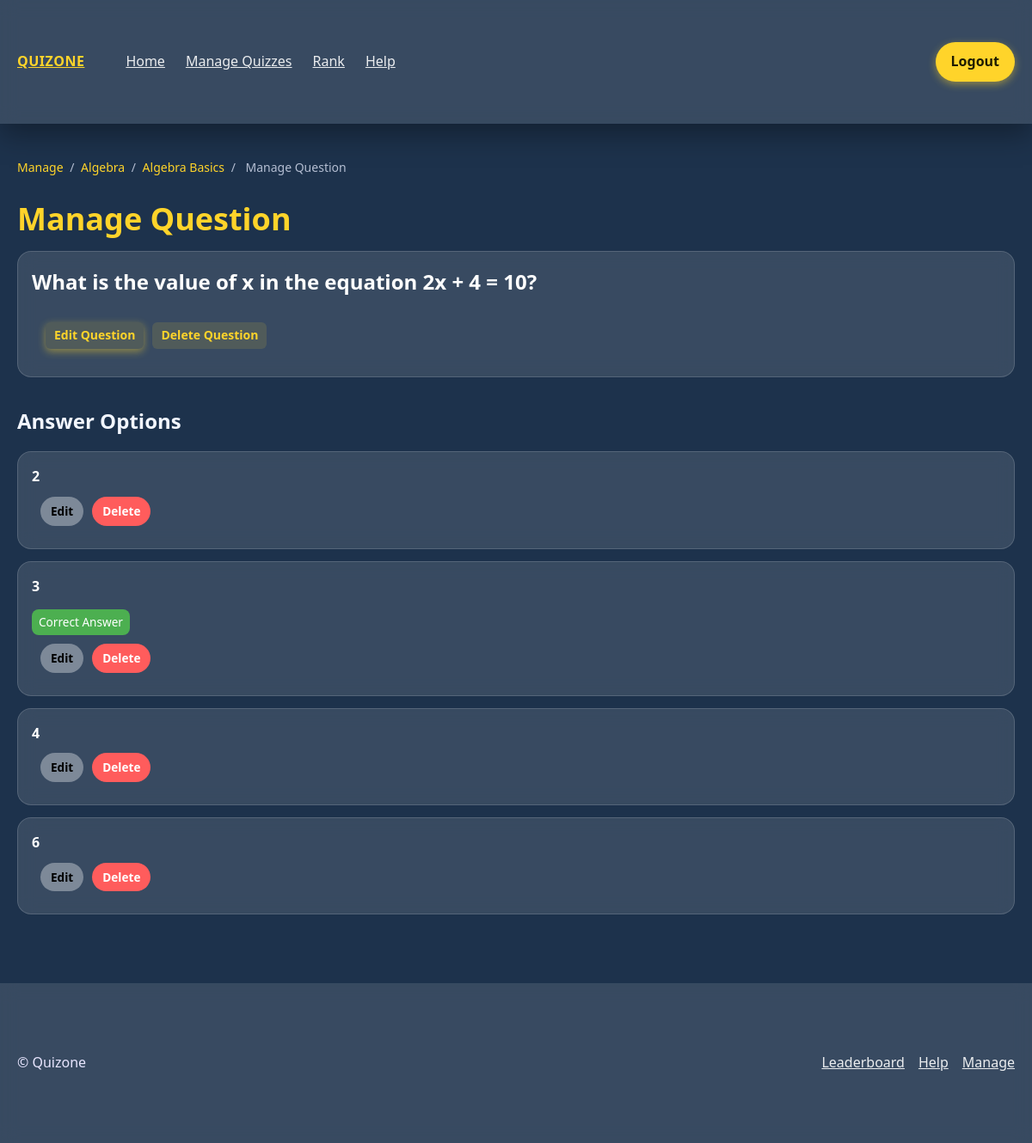
The app's page /?route=manage_question&question_id=1 (signed in) with its own data.
### tables this page shows
CREATE TABLE subjects (
  id INT AUTO_INCREMENT PRIMARY KEY,
  category_id INT NOT NULL,
  title VARCHAR(250) NOT NULL,
  subject_details TEXT,
  sort_order INT DEFAULT 0,
  FOREIGN KEY (category_id) REFERENCES subject_categories(id) ON DELETE CASCADE
);

CREATE TABLE quizzes (
  id INT AUTO_INCREMENT PRIMARY KEY,
  subject_id INT NOT NULL,
  title VARCHAR(250) NOT NULL,
  explanation TEXT,
  difficulty ENUM('Beginner','Intermediate','Advanced','Mixed') DEFAULT 'Mixed',
  sort_order INT DEFAULT 0,
  FOREIGN KEY (subject_id) REFERENCES subjects(id) ON DELETE CASCADE
);

CREATE TABLE questions (
  id INT AUTO_INCREMENT PRIMARY KEY,
  question_text TEXT NOT NULL,
  quiz_id INT NOT NULL,
  sort_order INT DEFAULT 0,
  explanation TEXT NULL,
  FOREIGN KEY (quiz_id) REFERENCES quizzes(id) ON DELETE CASCADE
);

CREATE TABLE answer_options (
  id INT AUTO_INCREMENT PRIMARY KEY,
  question_id INT NOT NULL,
  option_text VARCHAR(250) NOT NULL,
  is_correct TINYINT DEFAULT 0,
  FOREIGN KEY (question_id) REFERENCES questions(id) ON DELETE CASCADE
);

### app/controllers/ManageController.php (called while the page is built, shortened)
<?php
require_once __DIR__ . '/../models/Subject.php';
require_once __DIR__ . '/../models/Quiz.php';
require_once __DIR__ . '/../models/Question.php';
require_once __DIR__ . '/../models/Answer_Option.php';
  class ManageController extends Controller {
    public function showQuestionPage()
    {
      $questionId = (int)$_GET['question_id'];
      $questionModel = new Question();
      $optionModel = new Option();
      $quizModel = new Quiz();
      $subjectModel = new Subject();
      $question = $questionModel->findById($questionId);
      $quiz = $quizModel->findById($question['quiz_id']);
      $subject = $subjectModel->findById($quiz['subject_id']);
      $options = $optionModel->getOptionsByQuestion($questionId);
      $this->view('manage_question', [
          'pageTitle' => 'Manage Question',
          'subject'   => $subject,
          'quiz'      => $quiz,
          'question'  => $question,
          'options'   => $options,
      ]);
    }
}
?>

### app/config/database.php (called while the page is built, shortened)
<?php
  function getDBConnection() {
    $servername = 'localhost';
    $username = 'root';
    $password = '';
    $dbname = 'quiz';
    $port = 3308;
    $conn = new mysqli($servername, $username, $password, $dbname, $port);
    return $conn;
  }
?>

### app/models/Question.php (called while the page is built, shortened)
<?php
require_once __DIR__ . '/../config/database.php';
class Question
{
    private $conn;
    public function __construct()
    {
        $this->conn = $dbConnection ?: getDBConnection();
    }
    public function findById(int $id)
    {
        $sql = "SELECT id, quiz_id, question_text, sort_order
                FROM questions
                WHERE id = ?";
        $stmt = $this->conn->prepare($sql);
        $stmt->bind_param("i", $id);
        $stmt->execute();
        return $stmt->get_result()->fetch_assoc();
    }
}

### app/models/Quiz.php (called while the page is built, shortened)
<?php
require_once __DIR__ . '/../config/database.php';
class Quiz
{
    private $conn;
    public function __construct()
    {
        $this->conn = getDBConnection();
    }
    public function findById($id)
    {
        $sql = "SELECT id, title, explanation, difficulty, sort_order, subject_id
                FROM quizzes
                WHERE id = ?";
        $stmt = $this->conn->prepare($sql);
        $stmt->bind_param("i", $id);
        $stmt->execute();
        return $stmt->get_result()->fetch_assoc();
    }
}
?>

### app/models/Subject.php (called while the page is built, shortened)
<?php
require_once __DIR__ . '/../config/database.php';
class Subject
{
    private $conn;
    public function __construct()
    {
        $this->conn = getDBConnection();
    }
    public function findById($id)
    {
        $sql = "SELECT id, title, subject_details, category_id
                FROM subjects
                WHERE id = ?";
        $stmt = $this->conn->prepare($sql);
        $stmt->bind_param("i", $id);
        $stmt->execute();
        return $stmt->get_result()->fetch_assoc();
    }
}
?>

### app/models/Answer_Option.php (called while the page is built, shortened)
<?php
require_once __DIR__ . '/../config/database.php';
class Option
{
    private $conn;
    public function __construct()
    {
        $this->conn = getDBConnection();
    }
    public function getOptionsByQuestion(int $questionId)
    {
        $sql = "
            SELECT id, question_id, option_text, is_correct
            FROM answer_options
            WHERE question_id = ?
            ORDER BY id ASC
        ";
        $stmt = $this->conn->prepare($sql);
        $stmt->bind_param("i", $questionId);
        $stmt->execute();
        $result = $stmt->get_result();
        return $result->fetch_all(MYSQLI_ASSOC);
    }
}

### app/views/manage_question.php (the view, shortened to what this page needs)
<?php
include 'app/views/layouts/header.php';
?>
<section class="container">
    <nav class="breadcrumb">
        <a href="/quiz_app/?route=manage">Manage</a>
        <span>/</span>
        <a href="/quiz_app/?route=manage_subject&subject_id=<?= (int)$subject['id'] ?>">
            <?= htmlspecialchars($subject['title']) ?>
        </a>
        <span>/</span>
        <a href="/quiz_app/?route=manage_quiz&quiz_id=<?= (int)$quiz['id'] ?>">
            <?= htmlspecialchars($quiz['title']) ?>
        </a>
        <span>/</span>
        <span>Manage Question</span>
    </nav>
    <h1 class="page-title">Manage Question</h1>
    <div class="question-card">
        <h2 style="margin:0 0 10px"><?= htmlspecialchars($question['question_text']) ?></h2>
        <div class="q-actions">
            <a class="btn btn-primary btn-small"
               href="/quiz_app/?route=manage_edit_question&question_id=<?= (int)$question['id'] ?>">
                Edit Question
            </a>
            <a class="btn btn-danger btn-small"
               href="/quiz_app/?route=manage_delete_question&question_id=<?= (int)$question['id'] ?>&quiz_id=<?= (int)$quiz['id'] ?>"
               onclick="return confirm('Are you sure you want to delete this question and all its options?');">
                Delete Question
            </a>
        </div>
    </div>
    <h2 style="margin-top: 2rem;">Answer Options</h2>
    <div class="options-grid">
        <?php if (empty($options)): ?>
            <p>No answer options yet. Click “Add Option”.</p>
        <?php else: ?>
            <?php foreach ($options as $opt): ?>
                <div class="option-card">
                    <strong class="text"><?= htmlspecialchars($opt['option_text']) ?></strong>
                    <?php if ($opt['is_correct']): ?>
                        <span class="badge-correct">Correct Answer</span>
                    <?php endif; ?>
                    <div class="opt-actions">
                        <a class="btn btn-small btn-light"
                           href="/quiz_app/?route=manage_edit_option&option_id=<?= (int)$opt['id'] ?>">
                            Edit
                        </a>
                        <a class="btn btn-small btn-danger"
                           href="/quiz_app/?route=manage_delete_option&option_id=<?= (int)$opt['id'] ?>"
                           onclick="return confirm('Delete this option?');">
                            Delete
                        </a>
                    </div>
                </div>
            <?php endforeach; ?>
        <?php endif; ?>
    </div>
</section>
<?php include 'app/views/layouts/footer.php'; ?>

### assets/css/style.css (style rules this page uses)
:root { --bg: #1d324c; --glass: rgba(208, 208, 208, 0.18); --text: #f1f1f1; --muted: #c8ccd8; --primary: #d9d9d9; --accent: #ffd42a; --card: #ffffff; --radius: 16px; --shadow: 0 10px 28px rgba(34, 25, 80, 0.2); --container: 1200px; --space-xs: 4px; --space-sm: 8px; --space-md: 16px; --space-lg: 24px; --space-xl: 40px; }
* { box-sizing: border-box; margin: 0; padding: 0; }
html, body { height: 100%; }
body { margin: 0; font: 16px/1.6 system-ui, Segoe UI, Roboto, sans-serif; color: var(--text); background: var(--bg); }
.btn { padding: 10px 18px; border-radius: var(--radius); font-weight: 600; text-decoration: none; display: inline-block; transition: 0.2s ease; }
.btn-primary { background: var(--accent); color: #000; }
.container { max-width: var(--container); margin: 0 auto; padding: var(--space-lg); }

### assets/css/manage.css (style rules this page uses)
:root { --bg: #1d324c; --glass: rgba(255, 255, 255, 0.12); --glass-border: rgba(255, 255, 255, 0.22); --glass-hover: rgba(255, 255, 255, 0.18); --text: #f2f6ff; --muted: #b4bed2; --primary: #ffd42a; --accent: #ffd42a; --radius: 16px; --shadow: 0 12px 32px rgba(0, 0, 0, 0.35); --container: 1200px; }
* { box-sizing: border-box; }
body { margin: 0; background: var(--bg); font-family: system-ui, sans-serif; color: var(--text); }
.container { max-width: var(--container); margin: 0 auto; padding: 40px 20px; }
.page-title { font-size: 36px; margin-bottom: 8px; font-weight: 700; color: var(--accent); }
.btn { display: inline-block; padding: 10px 18px; border-radius: 9999px; font-weight: 700; cursor: pointer; text-decoration: none; transition: 0.25s ease; }
.btn-primary { background: var(--accent); color: #1f1c00; box-shadow: 0 3px 10px rgba(255, 212, 42, 0.45); }
.btn-light { background: rgba(255, 255, 255, 0.35); color: #000; }
.btn-small { padding: 6px 12px; font-size: 0.85rem; }
.btn-danger { background: #ff5c5c; color: #fff; }
.breadcrumb { margin-bottom: 20px; font-size: 14px; color: var(--muted); }
.breadcrumb a { color: var(--accent); text-decoration: none; }
.breadcrumb span { margin: 0 4px; }
.q-actions a { color: var(--accent); text-decoration: none; font-size: 14px; font-weight: 700; padding: 4px 10px; border-radius: 6px; background: rgba(255, 212, 42, 0.12); transition: background 0.2s ease; }
.question-card, .option-card { background: var(--glass); border: 1px solid rgba(255, 255, 255, 0.15); padding: 16px; border-radius: var(--radius); backdrop-filter: blur(10px); color: #fff; }
.options-grid { display: grid; gap: 14px; margin-top: 1rem; }
.option-card .text { display: block; margin-bottom: 8px; }
.opt-actions { display: flex; gap: 10px; margin: 10px; }
.badge-correct { display: inline-block; background: #4caf50; color: #fff; padding: 4px 8px; border-radius: 8px; font-size: 0.85rem; margin-top: 6px; }
.q-actions { display: flex; gap: 10px; margin-top: 12px; padding: 1rem; }

### records on screen
subjects: title "Algebra"
quizzes: title "Algebra Basics"
questions: question_text "What is the value of x in the equation 2x + 4 = 10?"
answer_options: option_text "2"
answer_options: option_text "3", is_correct "Correct Answer"
answer_options: option_text "4"
answer_options: option_text "6"
